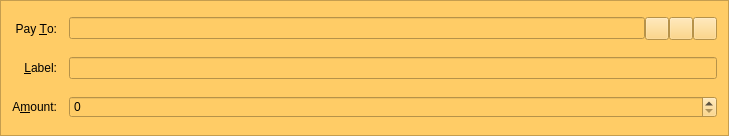
<?xml version="1.0" encoding="UTF-8"?>
<ui version="4.0">
 <class>SendCoinsEntry</class>
 <widget class="QFrame" name="SendCoinsEntry">
  <property name="geometry">
   <rect>
    <x>0</x>
    <y>0</y>
    <width>729</width>
    <height>136</height>
   </rect>
  </property>
  <property name="windowTitle">
   <string>Form</string>
  </property>
  <property name="styleSheet">
   <string notr="true">background-color: rgb(255, 204, 102);
alternate-background-color: rgb(255, 204, 102);</string>
  </property>
  <property name="frameShape">
   <enum>QFrame::StyledPanel</enum>
  </property>
  <property name="frameShadow">
   <enum>QFrame::Sunken</enum>
  </property>
  <layout class="QGridLayout" name="gridLayout">
   <property name="spacing">
    <number>12</number>
   </property>
   <item row="5" column="0">
    <widget class="QLabel" name="label">
     <property name="text">
      <string>A&amp;mount:</string>
     </property>
     <property name="alignment">
      <set>Qt::AlignRight|Qt::AlignTrailing|Qt::AlignVCenter</set>
     </property>
     <property name="buddy">
      <cstring>payAmount</cstring>
     </property>
    </widget>
   </item>
   <item row="3" column="0">
    <widget class="QLabel" name="label_2">
     <property name="text">
      <string>Pay &amp;To:</string>
     </property>
     <property name="alignment">
      <set>Qt::AlignRight|Qt::AlignTrailing|Qt::AlignVCenter</set>
     </property>
     <property name="buddy">
      <cstring>payTo</cstring>
     </property>
    </widget>
   </item>
   <item row="5" column="1">
    <widget class="BitcoinAmountField" name="payAmount"/>
   </item>
   <item row="4" column="0">
    <widget class="QLabel" name="label_4">
     <property name="text">
      <string>&amp;Label:</string>
     </property>
     <property name="alignment">
      <set>Qt::AlignRight|Qt::AlignTrailing|Qt::AlignVCenter</set>
     </property>
     <property name="buddy">
      <cstring>addAsLabel</cstring>
     </property>
    </widget>
   </item>
   <item row="3" column="1">
    <layout class="QHBoxLayout" name="payToLayout">
     <property name="spacing">
      <number>0</number>
     </property>
     <item>
      <widget class="QValidatedLineEdit" name="payTo">
       <property name="toolTip">
        <string>The address to send the payment to (e.g. 1NS17iag9jJgTHD1VXjvLCEnZuQ3rJDE9L)</string>
       </property>
       <property name="maxLength">
        <number>34</number>
       </property>
      </widget>
     </item>
     <item>
      <widget class="QToolButton" name="addressBookButton">
       <property name="toolTip">
        <string>Choose address from address book</string>
       </property>
       <property name="text">
        <string/>
       </property>
       <property name="icon">
        <iconset resource="../bitcoin.qrc">
         <normaloff>:/icons/address-book</normaloff>:/icons/address-book</iconset>
       </property>
       <property name="shortcut">
        <string>Alt+A</string>
       </property>
      </widget>
     </item>
     <item>
      <widget class="QToolButton" name="pasteButton">
       <property name="toolTip">
        <string>Paste address from clipboard</string>
       </property>
       <property name="text">
        <string/>
       </property>
       <property name="icon">
        <iconset resource="../bitcoin.qrc">
         <normaloff>:/icons/editpaste</normaloff>:/icons/editpaste</iconset>
       </property>
       <property name="shortcut">
        <string>Alt+P</string>
       </property>
      </widget>
     </item>
     <item>
      <widget class="QToolButton" name="deleteButton">
       <property name="toolTip">
        <string>Remove this recipient</string>
       </property>
       <property name="text">
        <string/>
       </property>
       <property name="icon">
        <iconset resource="../bitcoin.qrc">
         <normaloff>:/icons/remove</normaloff>:/icons/remove</iconset>
       </property>
      </widget>
     </item>
    </layout>
   </item>
   <item row="4" column="1">
    <widget class="QValidatedLineEdit" name="addAsLabel">
     <property name="toolTip">
      <string>Enter a label for this address to add it to your address book</string>
     </property>
    </widget>
   </item>
  </layout>
 </widget>
 <customwidgets>
  <customwidget>
   <class>BitcoinAmountField</class>
   <extends>QSpinBox</extends>
   <header>bitcoinamountfield.h</header>
   <container>1</container>
  </customwidget>
  <customwidget>
   <class>QValidatedLineEdit</class>
   <extends>QLineEdit</extends>
   <header>qvalidatedlineedit.h</header>
  </customwidget>
 </customwidgets>
 <resources>
  <include location="../bitcoin.qrc"/>
 </resources>
 <connections/>
</ui>
